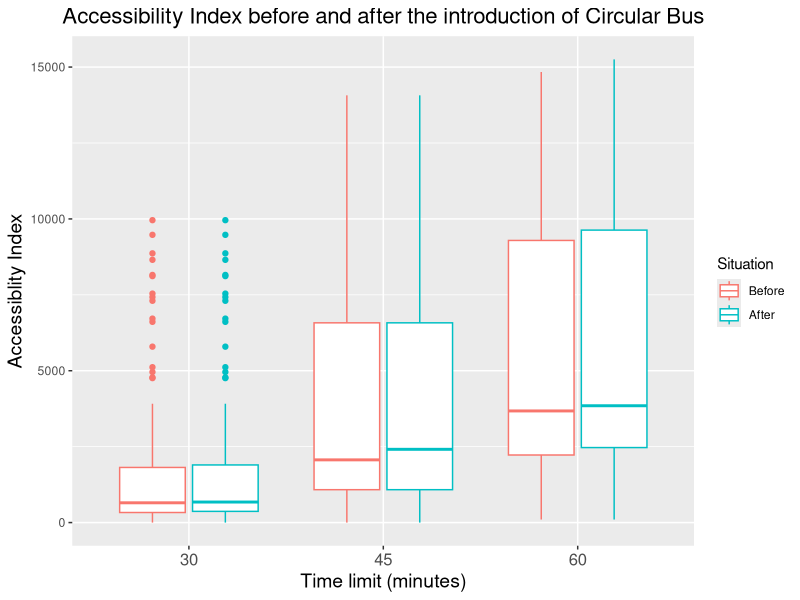

Here is the R script that generated this plot:
#importing data from CSV file)
library(ggplot2)
data<- read.csv('Farhan_graph_table.csv')

data$Time.limit<- factor(data$Time.limit)
data$Situation<- factor(data$Situation,level=c('Before','After'))


#Analysing Data through Boxplot
#Three different time period boxplot (30, 45, 60 minutes)
ggplot(data=data)+
  geom_boxplot(aes(x=Time.limit,y=Accessibility.Index,
                   color=Situation))+
  ggtitle('Accessibility Index before and after the introduction of Circular Bus')+
  xlab('Time limit (minutes)')+
  ylab('Accessiblity Index')+
  theme(
    axis.title.x = element_text(size = 14),
    axis.title.y = element_text(size = 14),
    axis.text.x = element_text(size=12),
    plot.title = element_text(hjust= 0.5,size=16),
  )


#T-test (for 3 different time period)
time<- c(30, 45, 60) 
for (item in time){
  x<- data$Accessibility.Index[data$Situation=='Before'& data$Time.limit== item] 
  y<- data$Accessibility.Index[data$Situation=='After' & data$Time.limit== item] 
  print(shapiro.test(x))
  print(shapiro.test(y))
  print(t.test(x,y,mu=0,alt='two.sided',paired=T,conf.level = .95))
}


  
